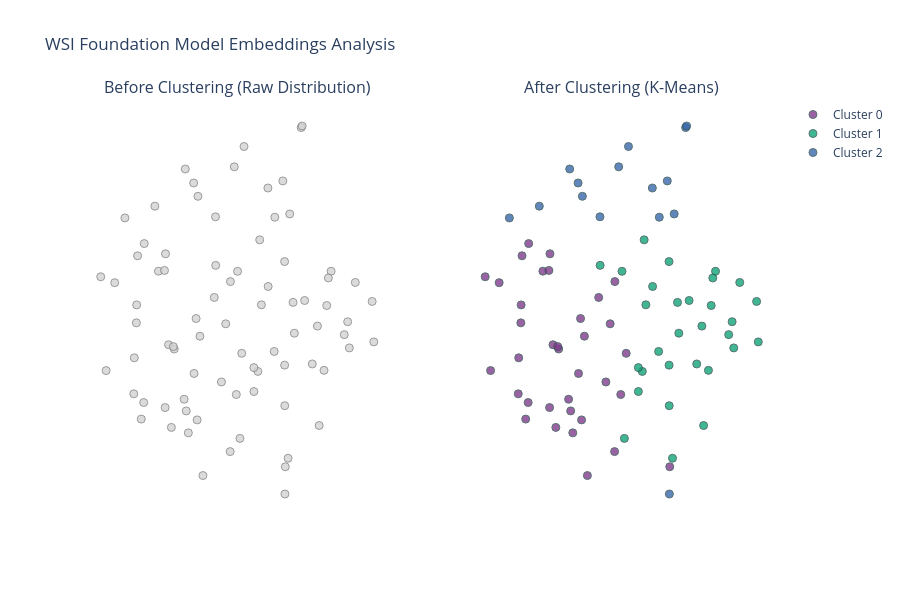

Notebook cell for this chart:
### Code cell
def main():

    slide_ids = scan_names

    X = np.array(embeddings)

    # ==========================================
    # 3. Discover Phenotypes (Clustering)
    # ==========================================
    num_clusters = 3 # Adjust this based on how many groups you suspect exist
    print(f"Running K-Means clustering to find {num_clusters} groups...")

    kmeans = KMeans(n_clusters=num_clusters, random_state=42, n_init="auto")
    cluster_assignments = kmeans.fit_predict(X)
    cluster_labels = [f"Cluster {c}" for c in cluster_assignments]

    # Add cluster column to df
    df['cluster'] = np.nan
    df.loc[valid_indices, 'cluster'] = cluster_assignments

    # One-hot encoding
    df['cluster_0'] = (df['cluster'] == 0).astype(int)
    df['cluster_1'] = (df['cluster'] == 1).astype(int)
    df['cluster_2'] = (df['cluster'] == 2).astype(int)

    # ==========================================
    # 4. Compute t-SNE (Only Once!)
    # ==========================================
    print(f"Computing t-SNE for {X.shape[0]} slides...")
    perplexity_value = min(30, max(5, len(X) - 1))

    tsne = TSNE(n_components=2, perplexity=perplexity_value, random_state=42, init='pca')
    X_tsne = tsne.fit_transform(X)

    # Store everything in a DataFrame for easy plotting
    df_plot = pd.DataFrame({
        'TSNE_1': X_tsne[:, 0],
        'TSNE_2': X_tsne[:, 1],
        'Slide_ID': slide_ids,
        'Cluster': cluster_labels
    })

    # ==========================================
    # 5. Create Side-by-Side Interactive Plot
    # ==========================================
    print("Generating side-by-side plot...")

    # Initialize a 1x2 grid of subplots
    fig = make_subplots(
        rows=1, cols=2,
        subplot_titles=("Before Clustering (Raw Distribution)", "After Clustering (K-Means)")
    )

    # --- LEFT PLOT: Before Clustering ---
    fig.add_trace(
        go.Scatter(
            x=df_plot['TSNE_1'],
            y=df_plot['TSNE_2'],
            mode='markers',
            marker=dict(color='lightgrey', size=8, opacity=0.8, line=dict(width=1, color='gray')),
            text=df_plot['Slide_ID'], # Shows Slide ID on hover
            hoverinfo='text',
            name="Unlabeled Slides",
            showlegend=False
        ),
        row=1, col=1
    )

    # --- RIGHT PLOT: After Clustering ---
    # We loop through each cluster to add them separately so they show up nicely in the legend
    colors = px.colors.qualitative.Bold
    sorted_clusters = sorted(df_plot['Cluster'].unique())

    for i, cluster_name in enumerate(sorted_clusters):
        df_sub = df_plot[df_plot['Cluster'] == cluster_name]

        fig.add_trace(
            go.Scatter(
                x=df_sub['TSNE_1'],
                y=df_sub['TSNE_2'],
                mode='markers',
                marker=dict(color=colors[i % len(colors)], size=8, opacity=0.8, line=dict(width=1, color='DarkSlateGrey')),
                text=df_sub['Slide_ID'],
                hoverinfo='text',
                name=cluster_name
            ),
            row=1, col=2
        )

    # Update layout for a clean look
    fig.update_layout(
        title_text="WSI Foundation Model Embeddings Analysis",
        template="plotly_white",
        height=600, # Make the plot a bit taller for better visibility
        hovermode="closest"
    )

    # Hide the axes coordinates for a cleaner visualization
    fig.update_xaxes(showticklabels=False, showgrid=False, zeroline=False)
    fig.update_yaxes(showticklabels=False, showgrid=False, zeroline=False)

    fig.show()

    # Save the updated dataframe to CSV
    df.to_csv(r'pediatric_imputed_survival_mit_clusters.csv', index=False)

    # Uncomment the line below to save a permanent interactive HTML file
    # fig.write_html("tsne_before_and_after.html")

if __name__ == "__main__":
    main()

### Figure 1 — Plotly figure (JSON) as saved in the notebook; plotly's stock layout.template omitted (floating-point values rounded to 4 significant figures)
{"data": [{"hoverinfo": "text", "marker": {"color": "lightgrey", "line": {"color": "gray", "width": 1}, "opacity": 0.8, "size": 8}, "mode": "markers", "name": "Unlabeled Slides", "showlegend": false, "text": ["slide-2025-10-29T08-13-45-R1-S1", "slide-2025-10-29T08-25-47-R1-S2", "slide-2025-10-29T08-35-06-R1-S3", "slide-2025-10-29T08-54-08-R1-S5", "slide-2025-10-29T09-04-19-R1-S6", "slide-2025-10-29T09-12-00-R1-S7", "slide-2025-10-29T09-27-24-R1-S8", "slide-2025-10-29T09-36-38-R1-S9", "slide-2025-10-29T09-59-05-R1-S11", "slide-2025-10-29T10-13-41-R1-S13", "slide-2025-10-29T10-19-36-R1-S14", "slide-2025-10-29T10-24-11-R1-S15", "slide-2025-10-29T10-28-58-R1-S16", "slide-2025-10-29T10-40-37-R1-S17", "slide-2025-10-29T10-48-42-R1-S18", "slide-2025-10-29T10-57-56-R1-S19", "slide-2025-10-29T11-07-05-R1-S20", "slide-2025-10-29T11-12-45-R1-S21", "slide-2025-10-29T11-22-41-R1-S22", "slide-2025-10-29T11-33-56-R1-S23", "slide-2025-10-29T11-42-04-R1-S24", "slide-2025-10-29T12-03-10-R1-S1", "slide-2025-10-29T12-13-33-R1-S2", "slide-2025-10-29T12-22-43-R1-S3", "slide-2025-10-29T12-27-39-R1-S4", "slide-2025-10-29T12-31-37-R1-S5", "slide-2025-10-29T12-41-43-R1-S6", "slide-2025-10-29T12-51-46-R1-S7", "slide-2025-10-29T13-01-30-R1-S8", "slide-2025-10-29T13-07-19-R1-S9", "slide-2025-10-29T13-12-02-R1-S10", "slide-2025-10-29T13-18-37-R1-S11", "slide-2025-10-29T13-29-08-R1-S12", "slide-2025-10-29T13-37-13-R1-S13", "slide-2025-10-29T13-43-56-R1-S14", "slide-2025-10-29T13-56-36-R1-S15", "slide-2025-10-29T14-03-54-R1-S16", "slide-2025-10-29T14-16-55-R1-S17", "slide-2025-10-29T14-23-40-R1-S18", "slide-2025-10-29T14-32-28-R1-S19", "slide-2025-10-29T14-36-18-R1-S20", "slide-2025-10-29T14-45-58-R1-S21", "slide-2025-10-29T14-52-20-R1-S22", "slide-2025-10-29T15-09-44-R1-S24", "slide-2025-10-29T15-16-59-R1-S25", "slide-2025-10-30T08-09-06-R1-S1", "slide-2025-10-30T08-20-11-R1-S2", "slide-2025-10-30T08-23-46-R1-S3", "slide-2025-10-30T08-26-58-R1-S4", "slide-2025-10-30T08-37-15-R1-S5", "slide-2025-10-30T08-42-46-R1-S6", "slide-2025-10-30T08-48-43-R1-S7", "slide-2025-10-30T08-56-59-R1-S8", "slide-2025-10-30T11-25-29-R1-S10", "slide-2025-10-30T11-33-45-R1-S11", "slide-2025-10-30T11-46-55-R1-S13", "slide-2025-10-30T11-58-43-R1-S14", "slide-2025-10-30T12-04-44-R1-S15", "slide-2025-10-30T12-14-06-R1-S16", "slide-2025-10-30T12-22-39-R1-S17", "slide-2025-10-30T12-35-51-R1-S18", "slide-2025-10-30T12-44-41-R1-S19", "slide-2025-10-30T12-52-04-R1-S20", "slide-2025-10-30T13-01-14-R1-S21", "slide-2025-10-30T13-07-18-R1-S22", "slide-2025-10-30T13-22-24-R1-S23", "slide-2025-10-30T13-32-53-R1-S24", "slide-2025-10-30T13-39-34-R1-S25", "slide-2025-10-30T14-46-11-R2-S1", "slide-2025-10-30T14-56-18-R2-S2", "slide-2025-10-30T15-06-07-R2-S3", "slide-2025-10-30T15-12-35-R2-S4", "slide-2025-10-30T15-23-16-R2-S5", "slide-2025-10-30T15-29-15-R2-S6", "slide-2025-10-30T15-43-07-R2-S7", "slide-2025-10-30T15-59-21-R2-S8", "slide-2025-10-30T16-08-37-R2-S9", "slide-2025-10-30T16-26-23-R2-S10", "slide-2025-10-30T16-36-42-R2-S11", "slide-2025-10-30T16-49-31-R2-S12"], "x": [-8.183, -2.893, -3.026, -5.055, 0.1868, -1.317, -6.942, -5.9, -4.842, 0.9562, -1.876, -3.687, -6.36, -5.233, -1.991, -1.993, -5.04, -3.025, -6.24, 0.3881, -2.773, -4.119, -4.937, -6.982, -1.987, -3.826, -2.555, -4.312, -2.343, -6.973, -1.819, 0.1311, -4.971, -6.037, -1.664, -5.804, -1.707, -5.337, -3.576, -1.434, -2.32, -1.401, -1.06, -2.831, -6.719, -2.052, -0.4275, -0.5191, -3.435, -4.318, -5.709, -5.739, -5.303, 0.01518, -0.574, -7.712, -8.001, -6.014, -5.374, -4.361, -6.002, -7.053, -3.817, -0.6658, -3.359, -6.736, -7.07, -6.818, -0.887, -4.742, -2.546, -7.368, -4.91, -1.982, -0.8284, -3.974, 1.012, -3.618, -1.969, -3.496], "y": [1.358, -1.2, -1.096, 3.892, -0.5639, 0.7165, 1.925, -0.4786, -0.2482, 0.6909, -3.545, 4.328, 3.265, -2.859, -1.03, 1.768, -1.255, -1.743, 1.509, 1.205, 0.6004, -1.484, -2.509, 0.1127, -2.125, -3.366, 3.756, 1.666, -0.6602, 0.5976, 3.055, 0.1435, 0.2296, 1.529, -0.1669, -2.713, 0.6659, 4.27, 1.505, 5.39, 2.967, 5.432, -0.9975, 2.356, 2.254, 3.947, 1.506, 1.326, -0.7099, 2.978, -0.5938, -0.5289, -2.267, -0.2058, 0.5816, 1.199, -1.177, -2.176, -1.951, 0.7988, 1.978, -0.8324, 1.228, -1.171, 4.878, -2.04, -1.805, -2.487, 0.02474, -4.013, 1.096, 2.948, 3.532, -4.512, -2.661, 0.08685, -0.4018, -1.823, -3.775, -3.009], "type": "scatter", "xaxis": "x", "yaxis": "y"}, {"hoverinfo": "text", "marker": {"color": "rgb(127, 60, 141)", "line": {"color": "DarkSlateGrey", "width": 1}, "opacity": 0.8, "size": 8}, "mode": "markers", "name": "Cluster 0", "text": ["slide-2025-10-29T08-13-45-R1-S1", "slide-2025-10-29T09-27-24-R1-S8", "slide-2025-10-29T09-36-38-R1-S9", "slide-2025-10-29T09-59-05-R1-S11", "slide-2025-10-29T10-40-37-R1-S17", "slide-2025-10-29T11-07-05-R1-S20", "slide-2025-10-29T11-22-41-R1-S22", "slide-2025-10-29T12-03-10-R1-S1", "slide-2025-10-29T12-13-33-R1-S2", "slide-2025-10-29T12-22-43-R1-S3", "slide-2025-10-29T12-31-37-R1-S5", "slide-2025-10-29T13-07-19-R1-S9", "slide-2025-10-29T13-29-08-R1-S12", "slide-2025-10-29T13-37-13-R1-S13", "slide-2025-10-29T13-56-36-R1-S15", "slide-2025-10-29T15-16-59-R1-S25", "slide-2025-10-30T08-26-58-R1-S4", "slide-2025-10-30T08-42-46-R1-S6", "slide-2025-10-30T08-48-43-R1-S7", "slide-2025-10-30T08-56-59-R1-S8", "slide-2025-10-30T11-46-55-R1-S13", "slide-2025-10-30T11-58-43-R1-S14", "slide-2025-10-30T12-04-44-R1-S15", "slide-2025-10-30T12-14-06-R1-S16", "slide-2025-10-30T12-22-39-R1-S17", "slide-2025-10-30T12-35-51-R1-S18", "slide-2025-10-30T12-44-41-R1-S19", "slide-2025-10-30T12-52-04-R1-S20", "slide-2025-10-30T13-22-24-R1-S23", "slide-2025-10-30T13-32-53-R1-S24", "slide-2025-10-30T13-39-34-R1-S25", "slide-2025-10-30T14-56-18-R2-S2", "slide-2025-10-30T15-59-21-R2-S8", "slide-2025-10-30T16-26-23-R2-S10", "slide-2025-10-30T16-36-42-R2-S11"], "x": [-8.183, -6.942, -5.9, -4.842, -5.233, -5.04, -6.24, -4.119, -4.937, -6.982, -3.826, -6.973, -4.971, -6.037, -5.804, -6.719, -3.435, -5.709, -5.739, -5.303, -7.712, -8.001, -6.014, -5.374, -4.361, -6.002, -7.053, -3.817, -6.736, -7.07, -6.818, -4.742, -3.974, -3.618, -1.969], "y": [1.358, 1.925, -0.4786, -0.2482, -2.859, -1.255, 1.509, -1.484, -2.509, 0.1127, -3.366, 0.5976, 0.2296, 1.529, -2.713, 2.254, -0.7099, -0.5938, -0.5289, -2.267, 1.199, -1.177, -2.176, -1.951, 0.7988, 1.978, -0.8324, 1.228, -2.04, -1.805, -2.487, -4.013, 0.08685, -1.823, -3.775], "type": "scatter", "xaxis": "x2", "yaxis": "y2"}, {"hoverinfo": "text", "marker": {"color": "rgb(17, 165, 121)", "line": {"color": "DarkSlateGrey", "width": 1}, "opacity": 0.8, "size": 8}, "mode": "markers", "name": "Cluster 1", "text": ["slide-2025-10-29T08-25-47-R1-S2", "slide-2025-10-29T08-35-06-R1-S3", "slide-2025-10-29T09-04-19-R1-S6", "slide-2025-10-29T09-12-00-R1-S7", "slide-2025-10-29T10-13-41-R1-S13", "slide-2025-10-29T10-19-36-R1-S14", "slide-2025-10-29T10-48-42-R1-S18", "slide-2025-10-29T10-57-56-R1-S19", "slide-2025-10-29T11-12-45-R1-S21", "slide-2025-10-29T11-33-56-R1-S23", "slide-2025-10-29T11-42-04-R1-S24", "slide-2025-10-29T12-27-39-R1-S4", "slide-2025-10-29T12-51-46-R1-S7", "slide-2025-10-29T13-01-30-R1-S8", "slide-2025-10-29T13-18-37-R1-S11", "slide-2025-10-29T13-43-56-R1-S14", "slide-2025-10-29T14-03-54-R1-S16", "slide-2025-10-29T14-23-40-R1-S18", "slide-2025-10-29T14-52-20-R1-S22", "slide-2025-10-29T15-09-44-R1-S24", "slide-2025-10-30T08-20-11-R1-S2", "slide-2025-10-30T08-23-46-R1-S3", "slide-2025-10-30T11-25-29-R1-S10", "slide-2025-10-30T11-33-45-R1-S11", "slide-2025-10-30T13-01-14-R1-S21", "slide-2025-10-30T14-46-11-R2-S1", "slide-2025-10-30T15-06-07-R2-S3", "slide-2025-10-30T15-43-07-R2-S7", "slide-2025-10-30T16-08-37-R2-S9", "slide-2025-10-30T16-49-31-R2-S12"], "x": [-2.893, -3.026, 0.1868, -1.317, 0.9562, -1.876, -1.991, -1.993, -3.025, 0.3881, -2.773, -1.987, -4.312, -2.343, 0.1311, -1.664, -1.707, -3.576, -1.06, -2.831, -0.4275, -0.5191, 0.01518, -0.574, -0.6658, -0.887, -2.546, -0.8284, 1.012, -3.496], "y": [-1.2, -1.096, -0.5639, 0.7165, 0.6909, -3.545, -1.03, 1.768, -1.743, 1.205, 0.6004, -2.125, 1.666, -0.6602, 0.1435, -0.1669, 0.6659, 1.505, -0.9975, 2.356, 1.506, 1.326, -0.2058, 0.5816, -1.171, 0.02474, 1.096, -2.661, -0.4018, -3.009], "type": "scatter", "xaxis": "x2", "yaxis": "y2"}, {"hoverinfo": "text", "marker": {"color": "rgb(57, 105, 172)", "line": {"color": "DarkSlateGrey", "width": 1}, "opacity": 0.8, "size": 8}, "mode": "markers", "name": "Cluster 2", "text": ["slide-2025-10-29T08-54-08-R1-S5", "slide-2025-10-29T10-24-11-R1-S15", "slide-2025-10-29T10-28-58-R1-S16", "slide-2025-10-29T12-41-43-R1-S6", "slide-2025-10-29T13-12-02-R1-S10", "slide-2025-10-29T14-16-55-R1-S17", "slide-2025-10-29T14-32-28-R1-S19", "slide-2025-10-29T14-36-18-R1-S20", "slide-2025-10-29T14-45-58-R1-S21", "slide-2025-10-30T08-09-06-R1-S1", "slide-2025-10-30T08-37-15-R1-S5", "slide-2025-10-30T13-07-18-R1-S22", "slide-2025-10-30T15-12-35-R2-S4", "slide-2025-10-30T15-23-16-R2-S5", "slide-2025-10-30T15-29-15-R2-S6"], "x": [-5.055, -3.687, -6.36, -2.555, -1.819, -5.337, -1.434, -2.32, -1.401, -2.052, -4.318, -3.359, -7.368, -4.91, -1.982], "y": [3.892, 4.328, 3.265, 3.756, 3.055, 4.27, 5.39, 2.967, 5.432, 3.947, 2.978, 4.878, 2.948, 3.532, -4.512], "type": "scatter", "xaxis": "x2", "yaxis": "y2"}], "layout": {"xaxis": {"anchor": "y", "domain": [0.0, 0.45], "showticklabels": false, "showgrid": false, "zeroline": false}, "yaxis": {"anchor": "x", "domain": [0.0, 1.0], "showticklabels": false, "showgrid": false, "zeroline": false}, "xaxis2": {"anchor": "y2", "domain": [0.55, 1.0], "showticklabels": false, "showgrid": false, "zeroline": false}, "yaxis2": {"anchor": "x2", "domain": [0.0, 1.0], "showticklabels": false, "showgrid": false, "zeroline": false}, "annotations": [{"font": {"size": 16}, "showarrow": false, "text": "Before Clustering (Raw Distribution)", "x": 0.225, "xanchor": "center", "xref": "paper", "y": 1.0, "yanchor": "bottom", "yref": "paper"}, {"font": {"size": 16}, "showarrow": false, "text": "After Clustering (K-Means)", "x": 0.775, "xanchor": "center", "xref": "paper", "y": 1.0, "yanchor": "bottom", "yref": "paper"}], "title": {"text": "WSI Foundation Model Embeddings Analysis"}, "height": 600, "hovermode": "closest"}}
